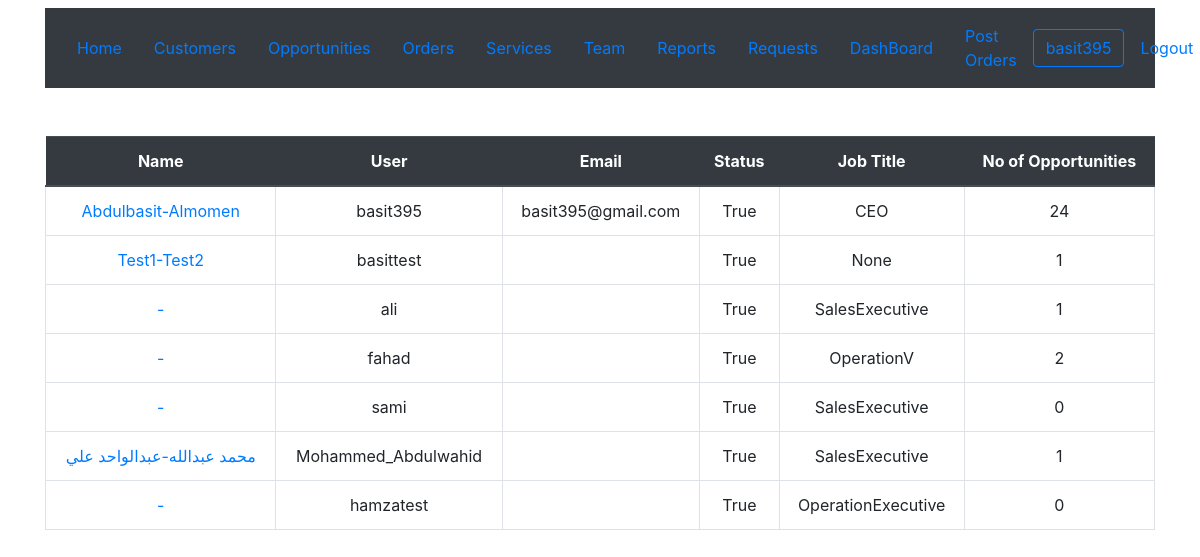
/crmapp/staff/ (signed in), run on the app's committed database.
### accounts/models.py (models this page shows, shortened)
class Profile(models.Model):
    user = models.OneToOneField(User,on_delete=models.CASCADE)
    phone = models.CharField("Phon No",max_length=100,null=True)
    jobtitle = models.CharField("Job Title",max_length=100,null=True)

### crmapp/views.py (the view)
# urls.py: path('staff/', views.stafflist, name='stafflist'),
@login_required
def stafflist(request):
    stafflist = User.objects.all()
    staffprofile = Profile.objects.all()
    context = {'stafflist':stafflist,'staffprofile':staffprofile}
    return render(request, 'crmapp/stafflist.html',context)

### crmapp/templates/crmapp/stafflist.html
{% extends 'crmapp/base.html' %}
{% block content %}
<div class="container mt-5">
{% if stafflist %}
<table class="table mt-5">
    <thead class="thead-dark">
  <tr>
    <th class="text-center">Name</th>
    <th class="text-center">User</th>
    <th class="text-center">Email</th>
    <th class="text-center">Status</th>
    <th class="text-center">Job Title</th>
    <th class="text-center">No of Opportunities</th>
  </tr>
  {% for staff in stafflist %}
    {% for profile in staffprofile %}
      {% if staff.username == profile.user|stringformat:"s" %}
  <tr>
  <td class="border text-center"><a href="">{{staff.first_name}}-{{staff.last_name}}</a></td>
  <td class="border text-center">{{staff.username}}</td>
  <td class="border text-center">{{staff.email}}</td>
  <td class="border text-center">{{staff.is_active}}</td>
  <td class="border text-center">{{profile.jobtitle}}</td>
  <td class="border text-center">{{staff.salesman_opportunities.count}}</td>
  </tr>
      {% endif %}
    {% endfor %}
  {% endfor %}
</table>
{% endif %}
</div>
  {% endblock %}

### crmapp/templates/crmapp/base.html (shortened to what this page needs)
<!DOCTYPE html>
<html lang="en" dir="ltr">
  <head>
<link rel="stylesheet" href="https://stackpath.bootstrapcdn.com/bootstrap/4.5.0/css/bootstrap.min.css">
</head>
  <body>
  <div class="container mt-2">
  <nav class="navbar navbar-expand-lg navbar-light bg-dark">
    <a class="nav-link" href="{% url 'home' %}">Home<span class="sr-only">(current)</span></a>
    <a class="nav-link" href="{% url 'customerslist' %}"> Customers <span class="sr-only">(current)</span></a>
    <a class="nav-link" href="{% url 'opportunitylist' %}"> Opportunities <span class="sr-only">(current)</span></a>
    <a class="nav-link" href="{% url 'order' %}">Orders<span class="sr-only">(current)</span></a>
    <a class="nav-link" href="{% url 'servicelist' %}">Services<span class="sr-only">(current)</span></a>
    <a class="nav-link" href="{% url 'stafflist' %}">Team <span class="sr-only">(current)</span></a>
    <a class="nav-link" href="{% url 'report' %}">Reports<span class="sr-only">(current)</span></a>
    <a class="nav-link" href="{% url 'suggestion' %}">Requests<span class="sr-only">(current)</span></a>
    <a class="nav-link" href="{% url 'dashboard' %}">DashBoard<span class="sr-only">(current)</span></a>
    <a class="nav-link" href="{% url 'orderpost' %}">Post Orders<span class="sr-only">(current)</span></a>
    {% if user.username %}
    <button  class="btn btn-outline-primary">{{user.username}}</a></button>
    <a class="nav-link" href="{% url 'logout' %}">Logout<span class="sr-only">(current)</span></a>
    {% else %}
    <a class="nav-link" href="{% url 'login' %}">Login<span class="sr-only">(current)</span></a>
    {% endif %}
  </nav>
</div>
{% block content %}
  {% endblock %}
  </body>
</html>

### data on the page
Profile: jobtitle "CEO"
Profile: jobtitle "None"
Profile: jobtitle "SalesExecutive"
Profile: jobtitle "OperationV"
Profile: jobtitle "SalesExecutive"
Profile: jobtitle "SalesExecutive"
Profile: jobtitle "OperationExecutive"

### other printed values
{{ user.username }} "basit395"
{{ staff.first_name }} "Abdulbasit"
{{ staff.last_name }} "Almomen"
{{ staff.username }} "basit395"
{{ staff.email }} "basit395@gmail.com"
{{ staff.is_active }} "True"
{{ staff.salesman_opportunities.count }} "24"
{{ staff.first_name }} "Test1"
{{ staff.last_name }} "Test2"
{{ staff.username }} "basittest"
{{ staff.salesman_opportunities.count }} "1"
{{ staff.username }} "ali"
{{ staff.username }} "fahad"
{{ staff.salesman_opportunities.count }} "2"
{{ staff.username }} "sami"
